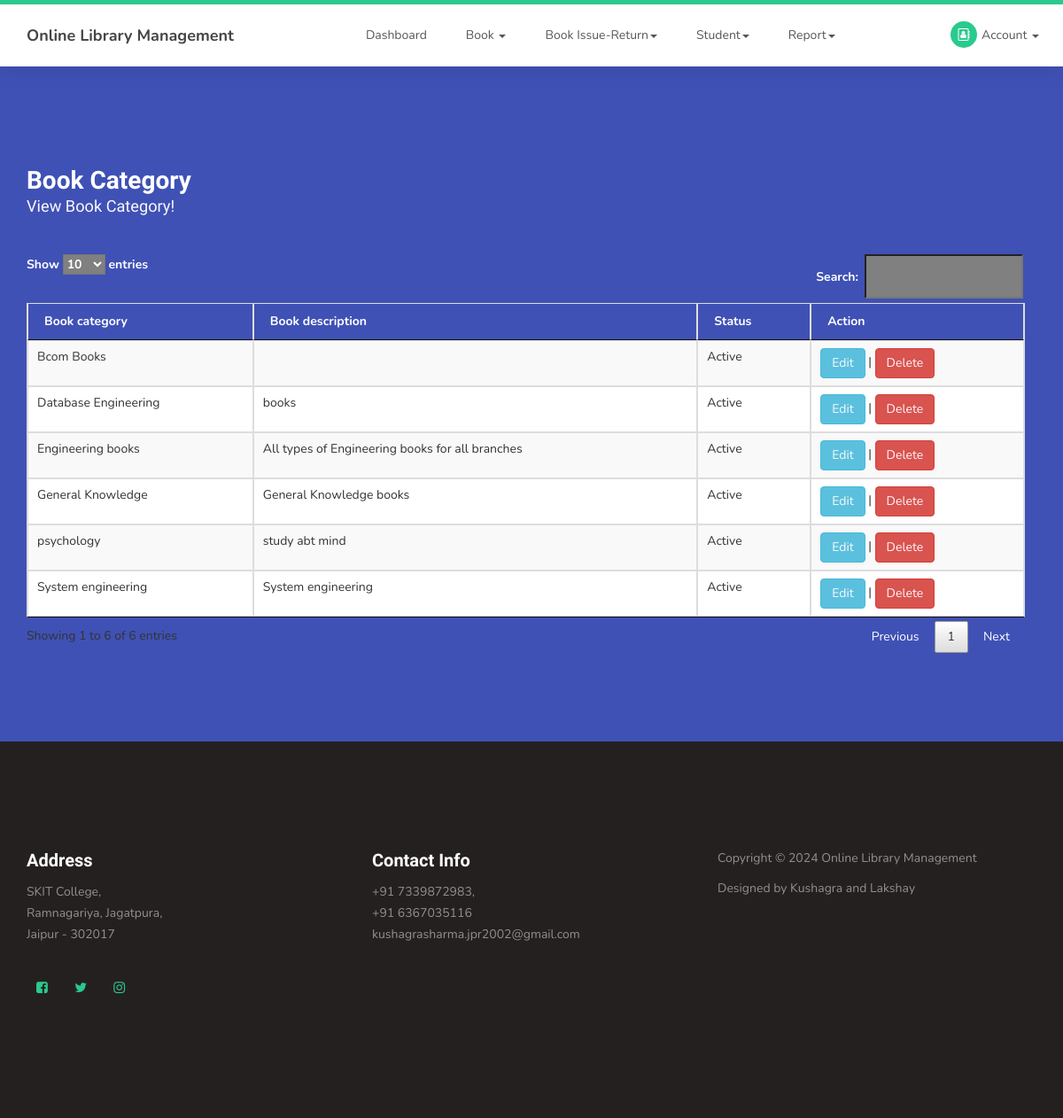
The page /viewbookcategory.php (signed in) on the database its author committed.
### tables this page shows
CREATE TABLE `bookcategory` (
  `bookcategoryid` int(10) NOT NULL,
  `bookcategory` varchar(50) NOT NULL,
  `bookdescription` text NOT NULL,
  `status` varchar(10) NOT NULL
);

### viewbookcategory.php (the view, shortened to what this page needs)
<?php
include("header.php");
?>
     <section id="contact">
          <div class="container">
               <div class="row">
                    <div class="col-md-12 col-sm-12">
                         <form id="contact-form" role="form" action="" method="post">
                              <div class="section-title">
                                   <h2>Book Category <small>View Book Category!</small></h2>
                              </div>
                              <div class="col-md-12 col-sm-12">
<table id="idviewbookcategory"  class="table table-striped table-bordered" >
	<thead>
		<tr style="color:white;" >
			<th>Book category</th>
			<th>Book description</th>
			<th>Status</th>
			<th>Action</th>
		</tr>
	</thead>
	<tbody>
    <?php
	$sql= "SELECT * FROM bookcategory";
	$qsql = mysqli_query($con,$sql);
	while($rs = mysqli_fetch_array($qsql))
	{
		echo "<tr>
			<td>$rs[bookcategory]</td>
			<td>$rs[bookdescription]</td>
			<td>$rs[status]</td>
			<td><a href='bookcategory.php?editid=$rs[bookcategoryid]'  class='btn btn-info' >Edit</a> | <a  class='btn btn-danger' href='viewbookcategory.php?delid=$rs[bookcategoryid]' onclick='return confirmdel()'>Delete</a></td>
		</tr>";
	}
	?>
	</tbody>
</table>
                              </div>
                         </form>
                    </div>
               </div>
          </div>
     </section>
<?php
include("footer.php");
?>

### css/templatemo-style.css (style rules this page uses)
body { background: #ffffff; font-family: 'Nunito', sans-serif; overflow-x: hidden; padding-top: 70px; }
h1,h2,h3,h4,h5,h6 { font-family: 'Muli', sans-serif; font-weight: bold; line-height: inherit; }
h2 { color: #353535; font-size: 2em; padding-bottom: 10px; }
html { -webkit-font-smoothing: antialiased; }
a { color: #252525; -webkit-transition: 0.5s; transition: 0.5s; text-decoration: none !important; }
a, input, button, .form-control { -webkit-transition: 0.5s; transition: 0.5s; }
.section-title { padding-bottom: 40px; }
.section-title h2 { margin: 0; }
.section-title small { display: block; }
section { position: relative; padding: 100px 0; }
#contact { background: #3f51b5; }
#contact h2 { color: #ffffff; }
#contact .section-title { padding-bottom: 20px; }
#contact h2 > small, #contact p, #contact a { color: #f9f9f9; }
#contact-form { padding: 1em 0; }
#contact-form .col-md-12, #contact-form .col-md-4 { padding-left: 0; }

### rows shown on the page
bookcategory: bookcategory "Database Engineering", bookdescription "books", status "Active"
bookcategory: bookcategory "psychology", bookdescription "study abt mind", status "Active"
bookcategory: bookcategory "General Knowledge", bookdescription "General Knowledge books", status "Active"
bookcategory: bookcategory "System engineering", bookdescription "System engineering", status "Active"
bookcategory: bookcategory "Bcom Books", status "Active"
bookcategory: bookcategory "Engineering books", bookdescription "All types of Engineering books for all branches", status "Active"
